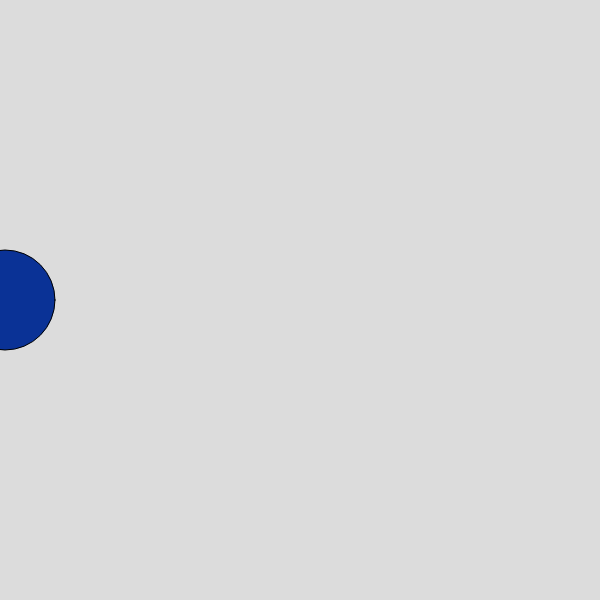
Frame 1 (no input)
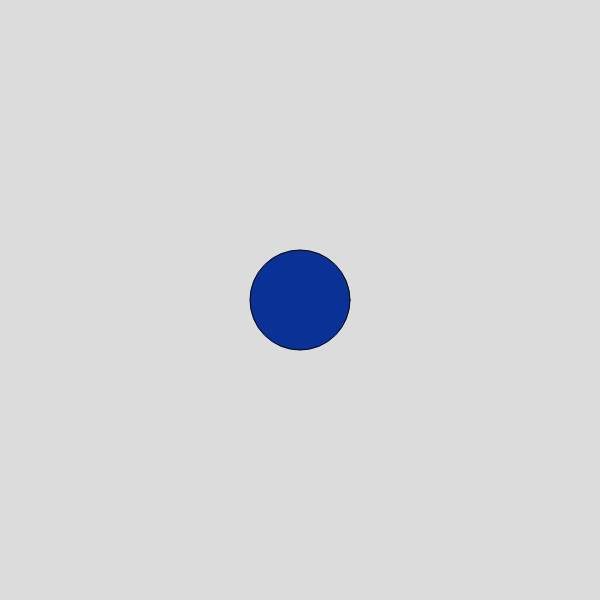
Frame 60 (no input)
Frame 120 (the mouse pressed at the canvas centre since frame 60): identical to frame 60, image omitted

The p5.js sketch that drew these frames (run headless with seeded random() and noise() and a simulated clock; from frame 60 on, the mouse is pressed at the canvas centre):

// p5.js sketch
// ── sketch.js

let x = 0;
let y = 300;

let speed = 5;

let r; 
let g;
let b;

function setup() {
  createCanvas(600, 600);
  r = 10;
  g = 50;
  b = 150;
}

function draw() {
  background(220);
  fill(r, g, b);


  //if x is hitting either edge, swap its direction
  // || = OR operator, && AND operator
  if (x > 600 || x < 0) {
    speed = -1 * random (0.5, 1.5);

    if (speed > 10 || x < 0 ) {
      speed = 1;
    }
  
  }
  if (keyIsPressed) {
    r = random(225);
    g = random(225);
    b = random(225);
  }
  x = x + speed;
  ellipse (x,y,100);
}

function mousePressed() {
  x = 0;
}

function keyPressed() {
  r = random(225);
  g = random(225);
  b = random(225);
}
